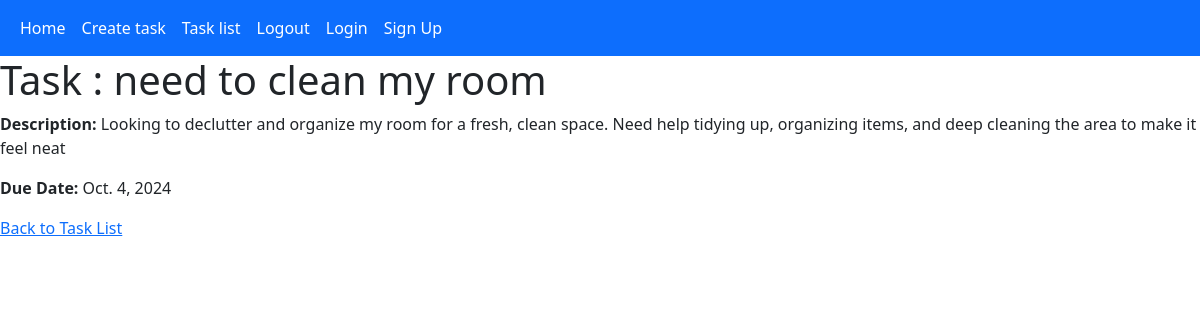
Page /task/1/ on the committed database.
### app/models.py (models this page shows, shortened)
class Task(models.Model):
    title = models.CharField(max_length=100)
    description = models.TextField(blank=True, null=True)
    completed = models.BooleanField(default=False)
    due_date = models.DateField(default=timezone.now)

### app/views.py (the view)
# urls.py: path('task/<int:id>/', views.task_detail, name='task_detail'),
def task_detail(request, id):
    task = get_object_or_404(Task, id=id)
    return render(request, 'task_detail.html', {'task': task})

### app/templates/task_detail.html (shortened to what this page needs)
 {% extends "base.html" %}
 {% block content %}
<!DOCTYPE html>
<html lang="en">
<head>
</head>
<body>
    <h1>Task : {{ task.title }}</h1>
    <p><strong>Description:</strong> {{ task.description }}</p>
    <p><strong>Due Date:</strong> {{ task.due_date }}</p>
    <a href="{% url 'task_list' %}">Back to Task List</a>
</body>
</html>
{% endblock content %}

### rows in the picture
Task: title "need to clean my room", description "Looking to declutter and organize my room for a fresh, clean space. Need help tidying up, organizing items, and deep cleaning the area to make it feel neat", due_date "Oct. 4, 2024"
